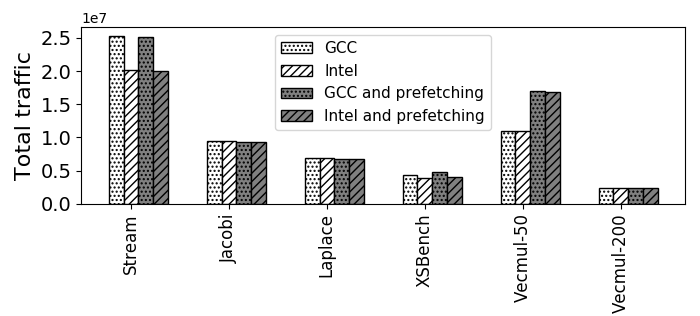

Write the Python code that produced this figure.
import random
import matplotlib
import matplotlib.pyplot as plt
from matplotlib import style

import numpy as np
import matplotlib.patches as mpatches

#plt.rcdefaults()
fig, ax = plt.subplots()

fig.set_size_inches(7, 3.5)


#stride = ['stride-1', 'stride-2', 'stride-4', 'stride-8', 'stride-16', 'stride-32', 'stride-64', 'stride-128', 'stride-256', 'stride-512', 'stride-1024', 'stride-2048', 'stride-4096', 'stride-8192']
#stride = ['1', '2', '4', '8', '16', '32', '64', '128', '256', '512', '1024', '2048', '4096', '8192']
#stride = ['1', '2', '4', '8', '16', '32', '64', '128', '256', '512', '1024', '2048', '4096', '8192']

stride=["Stream", "Jacobi","Laplace", "XSBench", "Vecmul-50", "Vecmul-200"]
#gcc=[25338856, 9441832, 6860474, 426155, 10896302, 2338203]
#gccp=[25080477, 9310190, 6775994, 472839, 16974365, 2346605]
#omp=[25046979, 9272076, 6603716, 665453, 11066649, 2504817]
#ompp=[25033750, 9145806, 6597481, 879404, 19813172, 2529047]


stride=["Stream", "Jacobi","Laplace", "XSBench", "Vecmul-50", "Vecmul-200"]
gcc=[25338856, 9441832, 6860474, 4261550, 10896302, 2338203]
gccp=[25080477, 9310190, 6775994, 4728390, 16974365, 2346605]
intel=[20085987, 9441018, 6832444, 3816480, 10901759, 2335441]
intelp=[20082949, 9320113, 6714463, 4004270, 16848601, 2335805]


#bwell=[3.54690440734318, 3.13407754775781, 3.01531589890099, 2.98962687482247, 2.99217907426445, 3.83323579642171, 6.0207244000754, 3.74593114800149, 3.90623462499754, 5.27340671385718, 4.88429059812411, 9.92533458774915, 12.9654468646394, 15.7118505092353]
#slake=[0.184212033008842, 0.174271763326455, 0.202333780400265, 0.227083158730729, 0.146058357519289, 11.0937423980139, 21.1548362684466, 16.4979702994637, 0.341867258556249, 0.428999663529676, 0.949615842990085, 2.37499000319898, 3.74332209671378, 6.20798117556665]

def average(lst):
    return sum(lst) / len(lst)

#print("accurcy")
#print("Broadwell showed {:.1f}".format((100-average(bwell)))+"\% accuracy, Sky Lake showed {:.1f}".format((100-average(slake)))+"\% accuracy, and Cascade Lake showed {:.1f}".format((100-average(slake)))+"\% accuracy")



barwidth1=.25
barwidth=.15
# Set position of bar on X axis
r1 = np.arange(len(gcc))
r2 = [x + barwidth for x in r1]
r3 = [x + barwidth for x in r2]
r4 = [x + barwidth for x in r3]
#r3 = [x + barwidth for x in r2]


x_pos = np.arange(len(stride))  # the label locations
#ax.barh(x_pos, read, hatch='....', color='white', edgecolor='black')
#rects1 = plt.bar(x, traffic, .8, hatch='....', color='white', edgecolor='black')
plt.bar(r1, gcc, width=barwidth, hatch='....', color='white', edgecolor='black', label='GCC')
plt.bar(r2, intel, width=barwidth, hatch='////', color='white', edgecolor='black', label='Intel')
plt.bar(r3, gccp, width=barwidth, hatch='....', color='grey', edgecolor='black', label='GCC and prefetching')
plt.bar(r4, intelp, width=barwidth, hatch='////', color='grey', edgecolor='black', label='Intel and prefetching')
#

#plt.bar(r3, clake, width=barwidth, hatch='oo', color='white', edgecolor='black', label='Cascade Lake')

#plt.legend(handlelength=3, fontsize=12)

plt.legend(loc="upper center", fontsize=11)


ax.set_ylabel('Total traffic', fontsize=16)
#ax.set_xlabel('application', fontsize=16)


#plt.title('', fontsize=18)
#ax.set_xticks(x_pos)

plt.yticks(fontsize=14)
#plt.yticks(np.arange(0, 100, 10), fontsize=14)
#ax.get_yaxis().get_major_formatter().set_scientific(False)

plt.xticks([r + barwidth for r in range(len(gcc))], stride, fontsize=12, rotation=90)

#plt.xticks(rotation=90, fontsize=14)
#ax.set_xticklabels(stride, fontsize=12)

#ax.invert_yaxis()
plt.tight_layout()

plt.show()
fig.savefig('intel.png', dpi=100)

# Example data
